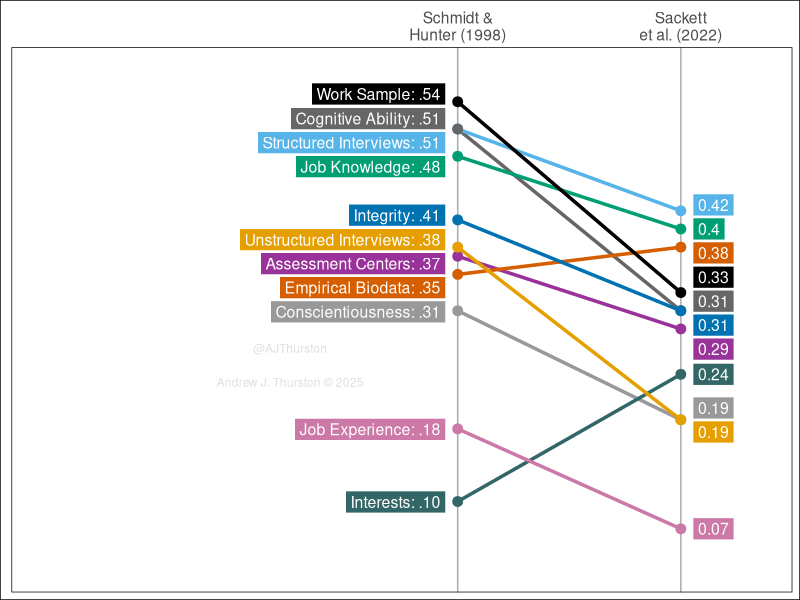

Write the R code that produced this figure.
## ---- chunk 1
library(ggplot2)
library(ggrepel)
library(tidyverse)

s2022 <- read.csv("data/sackett2022_long.csv", header = TRUE)

okabe_ito <- rev(c(
    "#000000",
    "#E69F00",
    "#56B4E9",
    "#009E73",
        "#CC79A7",
    "#336666", 
    "#0072B2",
    "#D55E00",
    "#999999",
    "#666666",
    "#993399"
    ))

plot <- ggplot(
    data = s2022, 
    aes(
        x = study,
        y = correlation,
        group = predictor,
        color = predictor,
        fill = predictor,
        label = label
        )
        ) +
  geom_vline(xintercept = 0, color = "#AAAAAA") +
  geom_vline(xintercept = 1, color = "#AAAAAA") +
  geom_line(linewidth = 1.2) +
  geom_point(size = 3) +
  geom_label_repel(
    data = filter(s2022, study == 0),
    seed = 12345,
    size = 4,
    color = "white",
    label.r = 0,
    direction = "y",
    segment.size = 0,
    xlim = c(-2.5,-.05),
    box.padding = .05
  ) +
  geom_label_repel(
    data = filter(s2022, study == 1),
    seed = 12345,
    size = 4,
    color = "white",
    label.r = 0,
    segment.size = 0,
    xlim = c(1.05,Inf),
    direction = "y",
    force = .01,
    box.padding = .05
      ) +
  annotate("text", label = "@AJThurston\n\nAndrew J. Thurston © 2025", x = -.75, y = .25, color = "#DEDEDE", size = 3) +
  scale_x_continuous(
    limits = c(-2,1.5), 
    expand = c(0,0,0,0), 
    position = "top",
    breaks = c(-2,-1,0,1),
    labels = c(
        "", 
        "",
        "Schmidt &\nHunter (1998)",
        "Sackett\net al. (2022)"
        )
        ) + 
  scale_y_continuous(limits = c(0, .6), expand = c(0,0,0,0)) +
  scale_color_manual(values = okabe_ito) +
  scale_fill_manual(values = okabe_ito) +
  labs(title = NULL, x = NULL, y = NULL) + 
  theme_minimal() +
  theme(
    plot.background = element_rect(fill = "white"),
    strip.text.y.left = element_text(angle = 0),
    strip.background = element_rect(color = "gray"),
    strip.placement = "outside",                
    axis.text.y = element_blank(),              
    axis.ticks.y = element_blank(),
    axis.text.x = element_text(size = 4*14/5),
    panel.grid = element_blank(),            
    legend.position = "none",                   
    panel.border = element_rect(color = "black", fill = NA, linewidth = 0.5),
    panel.margin = unit(c(0, 0, 0, 0), "null")
  )

ggsave(
  filename = "images/slope.png",
  plot = plot,
  width = 4,
  height = 6.5,
  dpi = 300
)
